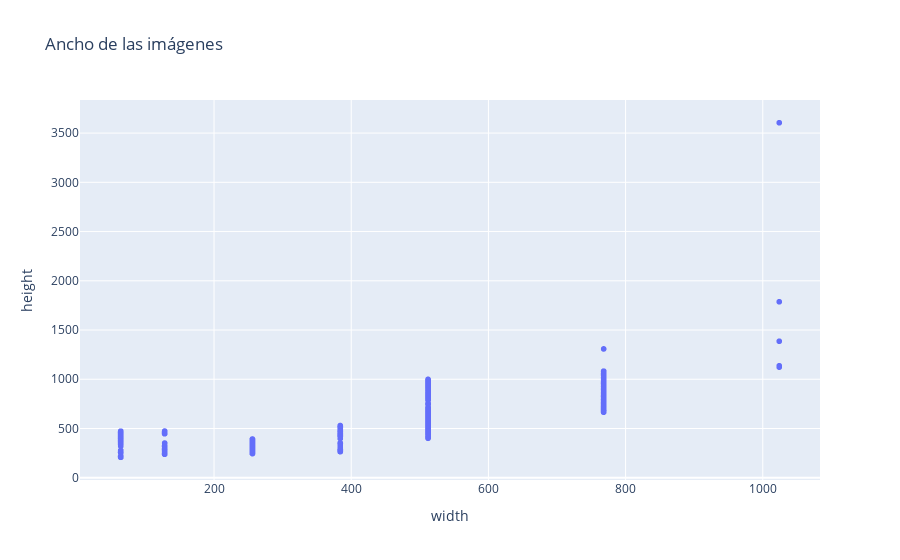

Notebook cell for this chart:
### Code cell
# elegir el ancho y altura de cada imagen
px.scatter(df2, x="width", y="height", title="Ancho de las imágenes")

### Figure 1 — Plotly figure (JSON) as saved in the notebook; plotly's stock layout.template omitted (floating-point values rounded to 4 significant figures; data arrays with more than 128 entries replaced by an {"elided": "..."} marker saying what was removed)
{"data": [{"hovertemplate": "width=%{x}<br>height=%{y}<extra></extra>", "legendgroup": "", "marker": {"color": "#636efa", "symbol": "circle"}, "mode": "markers", "name": "", "showlegend": false, "type": "scattergl", "x": {"elided": "2477 int values"}, "xaxis": "x", "y": {"elided": "2477 int values"}, "yaxis": "y"}], "layout": {"legend": {"tracegroupgap": 0}, "title": {"text": "Ancho de las imágenes"}, "xaxis": {"anchor": "y", "domain": [0, 1], "title": {"text": "width"}}, "yaxis": {"anchor": "x", "domain": [0, 1], "title": {"text": "height"}}}}
